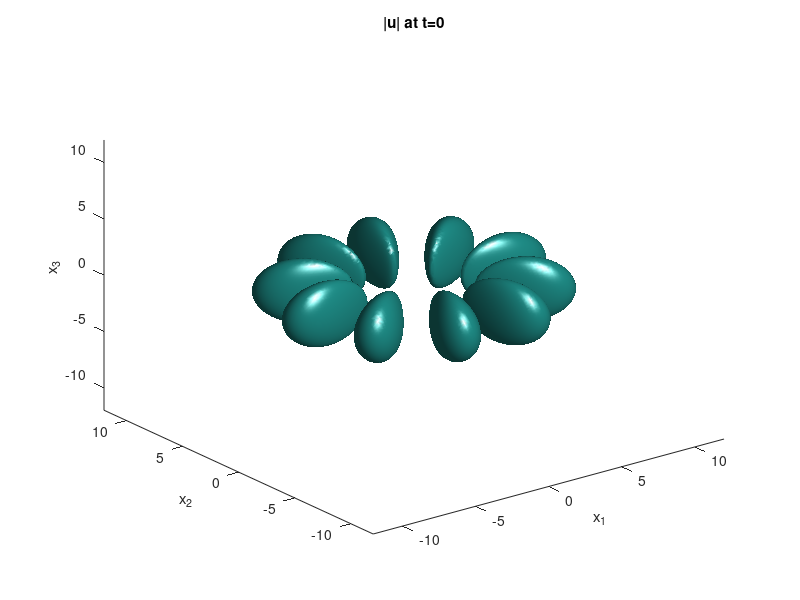

Source code (MATLAB): (Note: this script raises an error after producing the figure.)
clear all
close all

addpath('integrators')

d = 3;

n = [128,128,128];
ld = [-12,-12,-12];
rd = [12,12,12];
T = 20;
m = 80;
method = 'if4'; % strang, strang_3t, if2, split4, split4_3t, if4, rk2, rk4

alpha1 = 1/2;
beta1 = 1/2;
alpha2 = -1/2;
alpha3 = 2.52;
beta3 = 1;
alpha4 = -1;
beta4 = -0.11;

for mu = 1:d
  x{mu} = linspace(ld(mu),rd(mu),n(mu)+1).';
  x{mu} = x{mu}(1:n(mu));
  h(mu) = (rd(mu)-ld(mu))/(n(mu));
  lambda{mu} = 1i*2*pi*(-n(mu)/2:n(mu)/2-1)'/(rd(mu)-ld(mu));
  lambda2{mu} = lambda{mu}.*lambda{mu};
end

[X{1:d}] = ndgrid(x{1:d});
[L2{1:d}] = ndgrid(lambda2{1:d});

M = (alpha1+1i*beta1)*(L2{1}+L2{2}+L2{3})+alpha2;

nc = sqrt(prod(rd-ld))/prod(n);
ft = @(u) fftshift(fftn(u))*nc;
ift = @(u) ifftn(ifftshift(u))/nc;

g = @(u) gfun_cubicquintic(u,alpha3,beta3,alpha4,beta4);
f = @(u) ift(M.*ft(u))+g(u);

gflux1 = @(t,u) exp(-((alpha3+1i*beta3)/(2*alpha3))*log(abs(1-(2*t*alpha3)*(u.*conj(u))))).*u;
gflux2 = @(t,u) exp(-((alpha4+1i*beta4)/(4*alpha4))*log(abs(1-(4*t*alpha4)*((u.*conj(u)).*(u.*conj(u)))))).*u;

delta = 1.2;
rho0 = 6;
omega = 2.5;
eta = 5;
kappa = 3;

rho = sqrt(X{1}.^2 + X{2}.^2);
theta = atan2(X{2},X{1});
U0 = delta*sech(sqrt((rho-rho0).^2+X{3}.^2)/omega).*cos(eta*theta).*exp(1i*kappa*theta);

t = 0;
figure;
idx = [2,1,3];
isosurface(permute(X{1},idx),permute(X{2},idx),X{3},permute(abs(U0),idx),sqrt(0.5))
xlim([ld(1) rd(1)])
ylim([ld(2) rd(2)])
zlim([ld(3) rd(3)])
xlabel('x_1')
ylabel('x_2')
zlabel('x_3')
title('|u| at t=0')
drawnow

disp(['Computing solution with ',method,'...'])
tic
switch method
  case 'strang'
    U = strang_fourier_rk4(U0,M,g,T,m,ft,ift);

  case 'strang_3t'
    U = strang_fourier_3t(U0,M,gflux1,gflux2,T,m,ft,ift);

  case 'if2'
    U = if2_fourier(U0,M,g,T,m,ft,ift);

  case 'split4'
    U = split4_fourier_rk4(U0,M,g,T,m,ft,ift);

  case 'split4_3t'
    U = split4_fourier_3t(U0,M,gflux1,gflux2,T,m,ft,ift);

  case 'if4'
    U = if4_fourier(U0,M,g,T,m,ft,ift);

  case 'rk2'
    U = rk2(U0,f,T,m,1);

  case 'rk4'
    U = rk4(U0,f,T,m);

  otherwise
    error('Method not known')

end
wc_time = toc;
disp(sprintf('Wall-clock time (seconds): %.2f', wc_time))

figure;
idx = [2,1,3];
isosurface(permute(X{1},idx),permute(X{2},idx),X{3},permute(abs(U),idx),sqrt(0.5))
xlim([ld(1) rd(1)])
ylim([ld(2) rd(2)])
zlim([ld(3) rd(3)])
xlabel('x_1')
ylabel('x_2')
zlabel('x_3')
title(sprintf('|u| at t=%.2f',T))
drawnow

rmpath('integrators')
